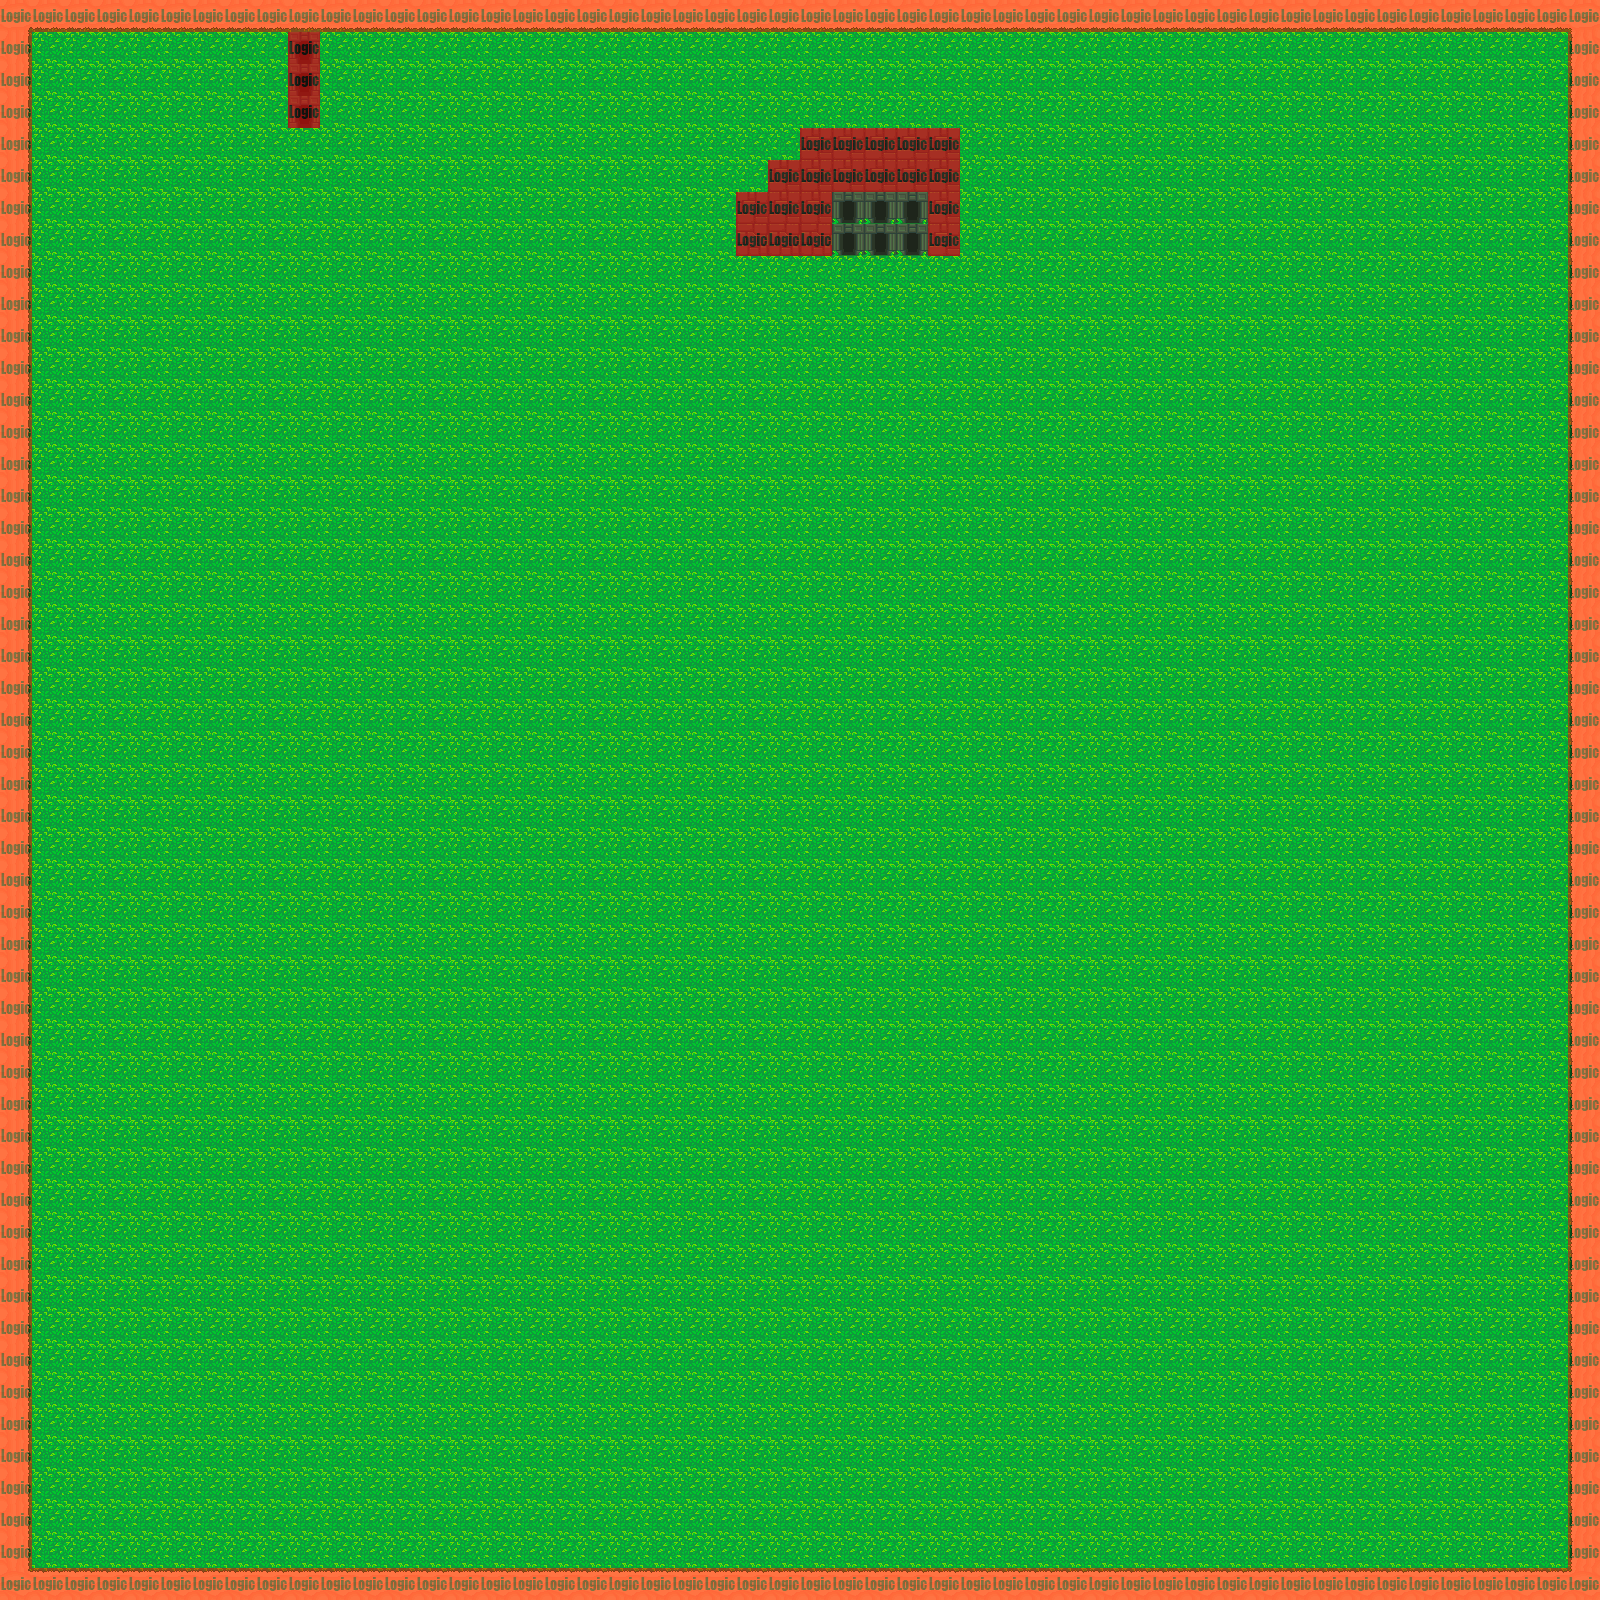

This game map was drawn from its Tiled (.tmx) file and the tilesets committed beside it. A one-line description and the trimmed map source follow:
An orthogonal 50x50 tile map with 32x32 px tiles, 2 tile layers (main, logic), 2 tilesets and 1 object (nextLevel).

<map version="1.0" orientation="orthogonal" renderorder="right-down" width="50" height="50" tilewidth="32" tileheight="32" nextobjectid="14">
 <tileset firstgid="1" name="tileset1" tilewidth="32" tileheight="32" tilecount="667">
  <image source="tilesets/tileset1.png" width="736" height="928" />
 </tileset>
 <tileset firstgid="668" name="tilesetlogic" tilewidth="32" tileheight="32" tilecount="1">
  <image source="tilesets/tilesetlogic.png" width="32" height="32" />
 </tileset>
 <layer name="main" width="50" height="50">
  <data>[2500 cells, 2500 non-empty, 13 distinct tile ids]</data>
 </layer>
 <layer name="logic" width="50" height="50" opacity="0.50">
  <data>[2500 cells, 218 non-empty, 1 distinct tile ids]</data>
 </layer>
 <objectgroup name="trigger" width="50" height="50">
  <object id="0" name="toLevel2" type="nextLevel" x="831" y="195" width="96" height="28" />
 </objectgroup>
</map>
